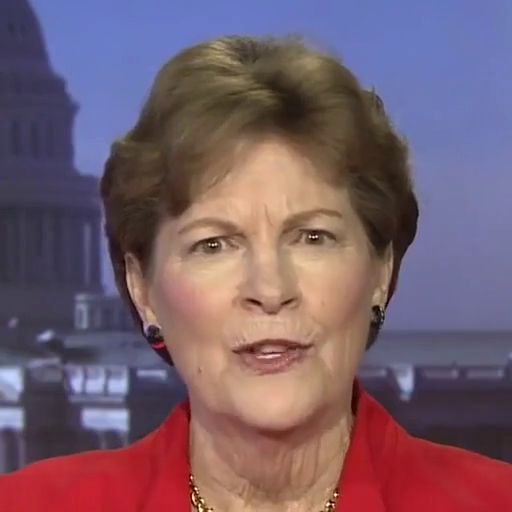
#> input picture frame 25 of diffused-heads/processed/Shaheen.mp4, 512 x 512 px, given in place of Shaheen_256.mp4, which was not available
$ python eval.py
#> lines starting #> are read from the running program, lines starting #| are printed output that depends on the picture; pictures that were not available may be replaced by others from this repository, and a replacement may not be noted
import cv2
import numpy as np
from skimage.metrics import peak_signal_noise_ratio as psnr
from skimage.metrics import structural_similarity as ssim

orig_video_path = 'ref/Shaheen_256.mp4'
gen_video_path = 'eval/mine/Shaheen.mp4'

cap_orig = cv2.VideoCapture(orig_video_path)
cap_gen = cv2.VideoCapture(gen_video_path)

# 存储 PSNR 和 SSIM 值的列表
psnr_values = []
ssim_values = []

while cap_orig.isOpened() and cap_gen.isOpened():
    ret_orig, frame_orig = cap_orig.read()
#> frame_orig is the input picture: shape (512, 512, 3); mean B, G, R 106.8, 93.3, 118.8
    ret_gen, frame_gen = cap_gen.read()

    if not ret_orig or not ret_gen:
        break

    # 转换为灰度图
    gray_orig = cv2.cvtColor(frame_orig, cv2.COLOR_BGR2GRAY)
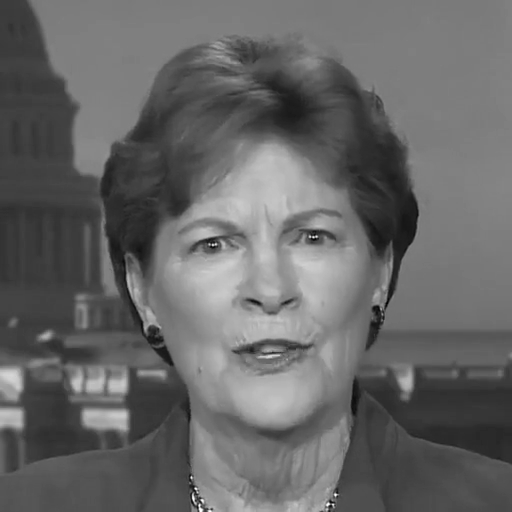
#> gray_orig: shape (512, 512); min 4, max 253, mean 102.4
    gray_gen = cv2.cvtColor(frame_gen, cv2.COLOR_BGR2GRAY)

    # 计算 PSNR
    psnr_value = psnr(gray_orig, gray_gen)
#> psnr_value = inf
    psnr_values.append(psnr_value)

    # 计算 SSIM
    ssim_value, _ = ssim(gray_orig, gray_gen, full=True)
#> ssim_value = 1
    ssim_values.append(ssim_value)

cap_orig.release()
cap_gen.release()

# 计算平均 PSNR 和 SSIM
average_psnr = np.mean(psnr_values)
average_ssim = np.mean(ssim_values)

print('Average PSNR:', average_psnr)
print('Average SSIM:', average_ssim)

$ run again, starting later in the video
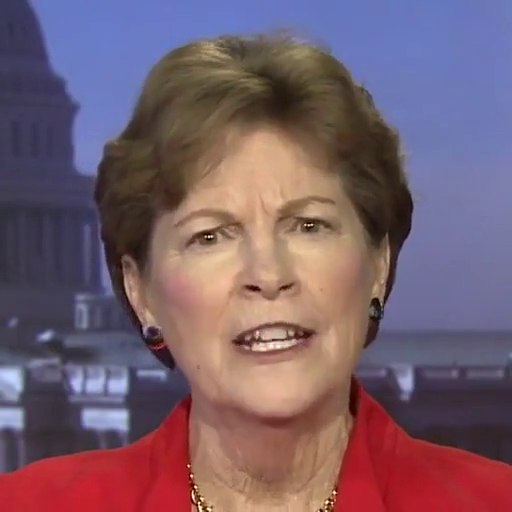
#> input picture frame 112 of diffused-heads/processed/Shaheen.mp4, 512 x 512 px, given in place of Shaheen_256.mp4, which was not available
#> frame_orig is the input picture: shape (512, 512, 3); mean B, G, R 106.4, 93.5, 119
#> `gray_orig = cv2.cvtColor(frame_orig, cv2.COLOR_BGR2GRAY)`:
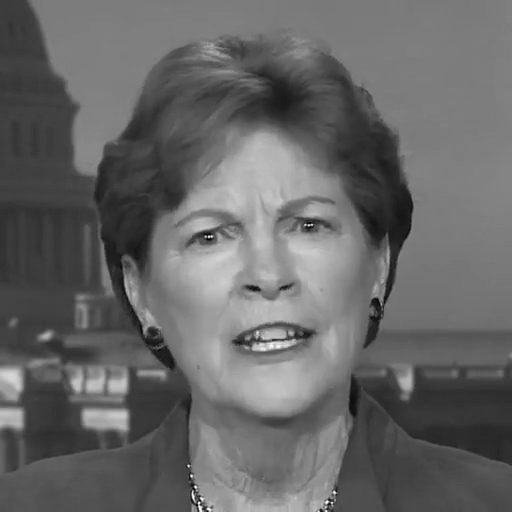
#> gray_orig: shape (512, 512); min 4, max 253, mean 102.6
#> psnr_value = inf
#> ssim_value = 1

$ run again, starting later in the video
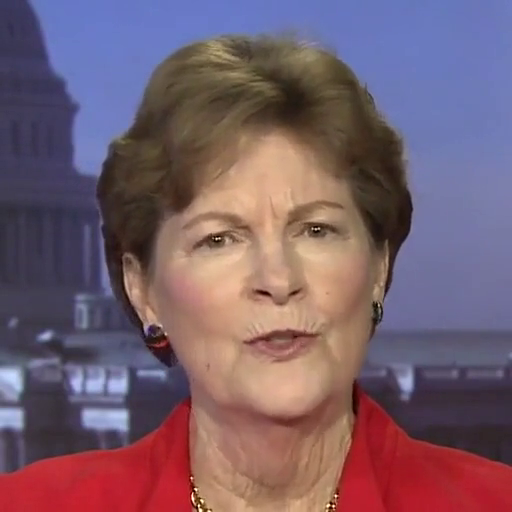
#> input picture frame 200 of diffused-heads/processed/Shaheen.mp4, 512 x 512 px, given in place of Shaheen_256.mp4, which was not available
#> frame_orig is the input picture: shape (512, 512, 3); mean B, G, R 107, 93.8, 119.2
#> `gray_orig = cv2.cvtColor(frame_orig, cv2.COLOR_BGR2GRAY)`:
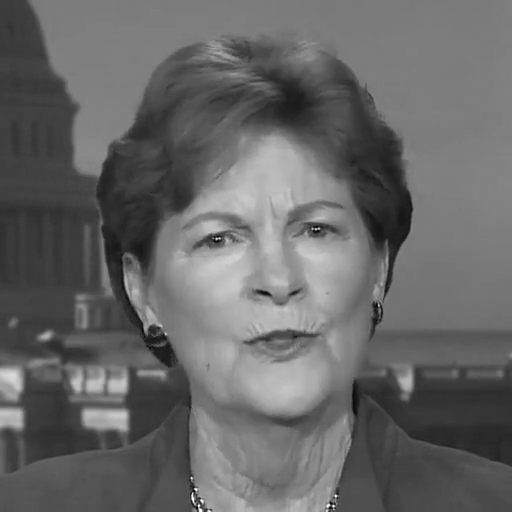
#> gray_orig: shape (512, 512); min 1, max 252, mean 102.8
#> psnr_value = inf
#> ssim_value = 1
